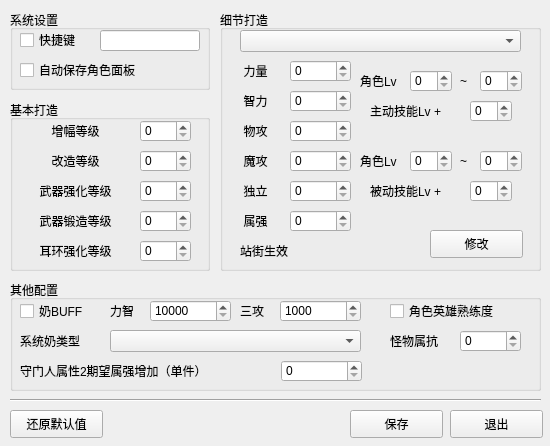
<?xml version="1.0" encoding="UTF-8"?>
<ui version="4.0">
 <class>SettingPanel</class>
 <widget class="QWidget" name="SettingPanel">
  <property name="geometry">
   <rect>
    <x>0</x>
    <y>0</y>
    <width>550</width>
    <height>446</height>
   </rect>
  </property>
  <property name="windowTitle">
   <string>设置</string>
  </property>
  <widget class="QGroupBox" name="groupBox">
   <property name="geometry">
    <rect>
     <x>10</x>
     <y>10</y>
     <width>200</width>
     <height>80</height>
    </rect>
   </property>
   <property name="title">
    <string>系统设置</string>
   </property>
   <widget class="QCheckBox" name="hotkeyCKB">
    <property name="geometry">
     <rect>
      <x>10</x>
      <y>20</y>
      <width>90</width>
      <height>20</height>
     </rect>
    </property>
    <property name="text">
     <string>快捷键</string>
    </property>
   </widget>
   <widget class="QCheckBox" name="autosaveCKB">
    <property name="geometry">
     <rect>
      <x>10</x>
      <y>50</y>
      <width>150</width>
      <height>20</height>
     </rect>
    </property>
    <property name="text">
     <string>自动保存角色面板</string>
    </property>
   </widget>
   <widget class="QLineEdit" name="hotkeyEdit">
    <property name="geometry">
     <rect>
      <x>90</x>
      <y>20</y>
      <width>100</width>
      <height>21</height>
     </rect>
    </property>
   </widget>
  </widget>
  <widget class="QGroupBox" name="groupBox_2">
   <property name="geometry">
    <rect>
     <x>10</x>
     <y>100</y>
     <width>200</width>
     <height>171</height>
    </rect>
   </property>
   <property name="title">
    <string>基本打造</string>
   </property>
   <widget class="QSpinBox" name="ampSpinBox">
    <property name="geometry">
     <rect>
      <x>130</x>
      <y>20</y>
      <width>51</width>
      <height>22</height>
     </rect>
    </property>
    <property name="maximum">
     <number>20</number>
    </property>
   </widget>
   <widget class="QLabel" name="ampLbl">
    <property name="geometry">
     <rect>
      <x>10</x>
      <y>20</y>
      <width>111</width>
      <height>22</height>
     </rect>
    </property>
    <property name="text">
     <string>增幅等级</string>
    </property>
    <property name="alignment">
     <set>Qt::AlignCenter</set>
    </property>
   </widget>
   <widget class="QSpinBox" name="wpRefoSpinBox">
    <property name="geometry">
     <rect>
      <x>130</x>
      <y>80</y>
      <width>51</width>
      <height>22</height>
     </rect>
    </property>
    <property name="maximum">
     <number>20</number>
    </property>
   </widget>
   <widget class="QLabel" name="wpRefoLbl">
    <property name="geometry">
     <rect>
      <x>10</x>
      <y>80</y>
      <width>111</width>
      <height>22</height>
     </rect>
    </property>
    <property name="text">
     <string>武器强化等级</string>
    </property>
    <property name="alignment">
     <set>Qt::AlignCenter</set>
    </property>
   </widget>
   <widget class="QSpinBox" name="refineSpinBox">
    <property name="geometry">
     <rect>
      <x>130</x>
      <y>110</y>
      <width>51</width>
      <height>22</height>
     </rect>
    </property>
    <property name="maximum">
     <number>9</number>
    </property>
   </widget>
   <widget class="QLabel" name="refineLbl">
    <property name="geometry">
     <rect>
      <x>10</x>
      <y>110</y>
      <width>111</width>
      <height>22</height>
     </rect>
    </property>
    <property name="text">
     <string>武器锻造等级</string>
    </property>
    <property name="alignment">
     <set>Qt::AlignCenter</set>
    </property>
   </widget>
   <widget class="QSpinBox" name="erRefoSpinBox">
    <property name="geometry">
     <rect>
      <x>130</x>
      <y>140</y>
      <width>51</width>
      <height>22</height>
     </rect>
    </property>
    <property name="maximum">
     <number>20</number>
    </property>
   </widget>
   <widget class="QLabel" name="erRefoLbl">
    <property name="geometry">
     <rect>
      <x>10</x>
      <y>140</y>
      <width>111</width>
      <height>22</height>
     </rect>
    </property>
    <property name="text">
     <string>耳环强化等级</string>
    </property>
    <property name="alignment">
     <set>Qt::AlignCenter</set>
    </property>
   </widget>
   <widget class="QSpinBox" name="reformSpinBox">
    <property name="geometry">
     <rect>
      <x>130</x>
      <y>50</y>
      <width>51</width>
      <height>22</height>
     </rect>
    </property>
    <property name="maximum">
     <number>20</number>
    </property>
   </widget>
   <widget class="QLabel" name="reformLbl">
    <property name="geometry">
     <rect>
      <x>10</x>
      <y>50</y>
      <width>111</width>
      <height>22</height>
     </rect>
    </property>
    <property name="text">
     <string>改造等级</string>
    </property>
    <property name="alignment">
     <set>Qt::AlignCenter</set>
    </property>
   </widget>
  </widget>
  <widget class="QGroupBox" name="groupBox_3">
   <property name="geometry">
    <rect>
     <x>220</x>
     <y>10</y>
     <width>321</width>
     <height>261</height>
    </rect>
   </property>
   <property name="title">
    <string>细节打造</string>
   </property>
   <widget class="QComboBox" name="comboBox">
    <property name="geometry">
     <rect>
      <x>20</x>
      <y>20</y>
      <width>281</width>
      <height>22</height>
     </rect>
    </property>
   </widget>
   <widget class="QPushButton" name="modifyBtn">
    <property name="geometry">
     <rect>
      <x>210</x>
      <y>220</y>
      <width>93</width>
      <height>28</height>
     </rect>
    </property>
    <property name="text">
     <string>修改</string>
    </property>
   </widget>
   <widget class="QLabel" name="STRLbl">
    <property name="geometry">
     <rect>
      <x>10</x>
      <y>50</y>
      <width>51</width>
      <height>22</height>
     </rect>
    </property>
    <property name="text">
     <string>力量</string>
    </property>
    <property name="alignment">
     <set>Qt::AlignCenter</set>
    </property>
   </widget>
   <widget class="QSpinBox" name="STRSpinBox">
    <property name="geometry">
     <rect>
      <x>70</x>
      <y>50</y>
      <width>61</width>
      <height>22</height>
     </rect>
    </property>
    <property name="maximum">
     <number>9999</number>
    </property>
   </widget>
   <widget class="QLabel" name="INTLbl">
    <property name="geometry">
     <rect>
      <x>10</x>
      <y>80</y>
      <width>51</width>
      <height>22</height>
     </rect>
    </property>
    <property name="text">
     <string>智力</string>
    </property>
    <property name="alignment">
     <set>Qt::AlignCenter</set>
    </property>
   </widget>
   <widget class="QSpinBox" name="INTSpinBox">
    <property name="geometry">
     <rect>
      <x>70</x>
      <y>80</y>
      <width>61</width>
      <height>22</height>
     </rect>
    </property>
    <property name="maximum">
     <number>9999</number>
    </property>
   </widget>
   <widget class="QLabel" name="PATKLbl">
    <property name="geometry">
     <rect>
      <x>10</x>
      <y>110</y>
      <width>51</width>
      <height>22</height>
     </rect>
    </property>
    <property name="text">
     <string>物攻</string>
    </property>
    <property name="alignment">
     <set>Qt::AlignCenter</set>
    </property>
   </widget>
   <widget class="QSpinBox" name="PATKSpinBox">
    <property name="geometry">
     <rect>
      <x>70</x>
      <y>110</y>
      <width>61</width>
      <height>22</height>
     </rect>
    </property>
    <property name="maximum">
     <number>9999</number>
    </property>
   </widget>
   <widget class="QSpinBox" name="MATKSpinBox">
    <property name="geometry">
     <rect>
      <x>70</x>
      <y>140</y>
      <width>61</width>
      <height>22</height>
     </rect>
    </property>
    <property name="maximum">
     <number>9999</number>
    </property>
   </widget>
   <widget class="QLabel" name="MATKLbl">
    <property name="geometry">
     <rect>
      <x>10</x>
      <y>140</y>
      <width>51</width>
      <height>22</height>
     </rect>
    </property>
    <property name="text">
     <string>魔攻</string>
    </property>
    <property name="alignment">
     <set>Qt::AlignCenter</set>
    </property>
   </widget>
   <widget class="QSpinBox" name="IATKSpinBox">
    <property name="geometry">
     <rect>
      <x>70</x>
      <y>170</y>
      <width>61</width>
      <height>22</height>
     </rect>
    </property>
    <property name="maximum">
     <number>9999</number>
    </property>
   </widget>
   <widget class="QLabel" name="IATKLbl">
    <property name="geometry">
     <rect>
      <x>10</x>
      <y>170</y>
      <width>51</width>
      <height>22</height>
     </rect>
    </property>
    <property name="text">
     <string>独立</string>
    </property>
    <property name="alignment">
     <set>Qt::AlignCenter</set>
    </property>
   </widget>
   <widget class="QSpinBox" name="ELESpinBox">
    <property name="geometry">
     <rect>
      <x>70</x>
      <y>200</y>
      <width>61</width>
      <height>22</height>
     </rect>
    </property>
    <property name="maximum">
     <number>9999</number>
    </property>
   </widget>
   <widget class="QLabel" name="ELELbl">
    <property name="geometry">
     <rect>
      <x>10</x>
      <y>200</y>
      <width>51</width>
      <height>22</height>
     </rect>
    </property>
    <property name="text">
     <string>属强</string>
    </property>
    <property name="alignment">
     <set>Qt::AlignCenter</set>
    </property>
   </widget>
   <widget class="QLabel" name="label">
    <property name="geometry">
     <rect>
      <x>140</x>
      <y>60</y>
      <width>51</width>
      <height>22</height>
     </rect>
    </property>
    <property name="text">
     <string>角色Lv</string>
    </property>
   </widget>
   <widget class="QSpinBox" name="activeLSpinBox">
    <property name="geometry">
     <rect>
      <x>190</x>
      <y>60</y>
      <width>42</width>
      <height>22</height>
     </rect>
    </property>
    <property name="minimum">
     <number>0</number>
    </property>
    <property name="maximum">
     <number>100</number>
    </property>
   </widget>
   <widget class="QLabel" name="label_2">
    <property name="geometry">
     <rect>
      <x>240</x>
      <y>60</y>
      <width>16</width>
      <height>22</height>
     </rect>
    </property>
    <property name="text">
     <string>~</string>
    </property>
   </widget>
   <widget class="QSpinBox" name="activeRSpinBox">
    <property name="geometry">
     <rect>
      <x>260</x>
      <y>60</y>
      <width>42</width>
      <height>22</height>
     </rect>
    </property>
    <property name="minimum">
     <number>0</number>
    </property>
    <property name="maximum">
     <number>100</number>
    </property>
   </widget>
   <widget class="QLabel" name="label_3">
    <property name="geometry">
     <rect>
      <x>150</x>
      <y>90</y>
      <width>101</width>
      <height>22</height>
     </rect>
    </property>
    <property name="text">
     <string>主动技能Lv +</string>
    </property>
   </widget>
   <widget class="QSpinBox" name="activeCSpinBox">
    <property name="geometry">
     <rect>
      <x>250</x>
      <y>90</y>
      <width>42</width>
      <height>22</height>
     </rect>
    </property>
    <property name="maximum">
     <number>10</number>
    </property>
   </widget>
   <widget class="QLabel" name="label_4">
    <property name="geometry">
     <rect>
      <x>150</x>
      <y>170</y>
      <width>101</width>
      <height>22</height>
     </rect>
    </property>
    <property name="text">
     <string>被动技能Lv +</string>
    </property>
   </widget>
   <widget class="QSpinBox" name="passiveLSpinBox">
    <property name="geometry">
     <rect>
      <x>190</x>
      <y>140</y>
      <width>42</width>
      <height>22</height>
     </rect>
    </property>
    <property name="minimum">
     <number>0</number>
    </property>
    <property name="maximum">
     <number>100</number>
    </property>
   </widget>
   <widget class="QLabel" name="label_5">
    <property name="geometry">
     <rect>
      <x>240</x>
      <y>140</y>
      <width>16</width>
      <height>22</height>
     </rect>
    </property>
    <property name="text">
     <string>~</string>
    </property>
   </widget>
   <widget class="QSpinBox" name="passiveCSpinBox">
    <property name="geometry">
     <rect>
      <x>250</x>
      <y>170</y>
      <width>42</width>
      <height>22</height>
     </rect>
    </property>
    <property name="maximum">
     <number>10</number>
    </property>
   </widget>
   <widget class="QLabel" name="label_6">
    <property name="geometry">
     <rect>
      <x>140</x>
      <y>140</y>
      <width>51</width>
      <height>22</height>
     </rect>
    </property>
    <property name="text">
     <string>角色Lv</string>
    </property>
   </widget>
   <widget class="QSpinBox" name="passiveRSpinBox">
    <property name="geometry">
     <rect>
      <x>260</x>
      <y>140</y>
      <width>42</width>
      <height>22</height>
     </rect>
    </property>
    <property name="minimum">
     <number>0</number>
    </property>
    <property name="maximum">
     <number>100</number>
    </property>
   </widget>
   <widget class="QLabel" name="isInLbl">
    <property name="geometry">
     <rect>
      <x>20</x>
      <y>230</y>
      <width>61</width>
      <height>22</height>
     </rect>
    </property>
    <property name="text">
     <string>站街生效</string>
    </property>
   </widget>
  </widget>
  <widget class="Line" name="line">
   <property name="geometry">
    <rect>
     <x>10</x>
     <y>390</y>
     <width>531</width>
     <height>20</height>
    </rect>
   </property>
   <property name="orientation">
    <enum>Qt::Horizontal</enum>
   </property>
  </widget>
  <widget class="QPushButton" name="recoverBtn">
   <property name="geometry">
    <rect>
     <x>10</x>
     <y>410</y>
     <width>93</width>
     <height>28</height>
    </rect>
   </property>
   <property name="text">
    <string>还原默认值</string>
   </property>
  </widget>
  <widget class="QPushButton" name="exitBtn">
   <property name="geometry">
    <rect>
     <x>450</x>
     <y>410</y>
     <width>93</width>
     <height>28</height>
    </rect>
   </property>
   <property name="text">
    <string>退出</string>
   </property>
  </widget>
  <widget class="QPushButton" name="saveBtn">
   <property name="geometry">
    <rect>
     <x>350</x>
     <y>410</y>
     <width>93</width>
     <height>28</height>
    </rect>
   </property>
   <property name="text">
    <string>保存</string>
   </property>
  </widget>
  <widget class="QGroupBox" name="groupBox_4">
   <property name="geometry">
    <rect>
     <x>10</x>
     <y>280</y>
     <width>531</width>
     <height>111</height>
    </rect>
   </property>
   <property name="title">
    <string>其他配置</string>
   </property>
   <widget class="QCheckBox" name="bufferCKB">
    <property name="geometry">
     <rect>
      <x>10</x>
      <y>20</y>
      <width>71</width>
      <height>22</height>
     </rect>
    </property>
    <property name="text">
     <string>奶BUFF</string>
    </property>
   </widget>
   <widget class="QLabel" name="label_7">
    <property name="geometry">
     <rect>
      <x>100</x>
      <y>20</y>
      <width>31</width>
      <height>22</height>
     </rect>
    </property>
    <property name="text">
     <string>力智</string>
    </property>
   </widget>
   <widget class="QSpinBox" name="buffAttrSpinBox">
    <property name="geometry">
     <rect>
      <x>140</x>
      <y>20</y>
      <width>81</width>
      <height>22</height>
     </rect>
    </property>
    <property name="minimum">
     <number>10000</number>
    </property>
    <property name="maximum">
     <number>99999</number>
    </property>
   </widget>
   <widget class="QLabel" name="label_8">
    <property name="geometry">
     <rect>
      <x>230</x>
      <y>20</y>
      <width>31</width>
      <height>22</height>
     </rect>
    </property>
    <property name="text">
     <string>三攻</string>
    </property>
   </widget>
   <widget class="QSpinBox" name="buffAtkSpinBox">
    <property name="geometry">
     <rect>
      <x>270</x>
      <y>20</y>
      <width>81</width>
      <height>22</height>
     </rect>
    </property>
    <property name="minimum">
     <number>1000</number>
    </property>
    <property name="maximum">
     <number>9999</number>
    </property>
   </widget>
   <widget class="QCheckBox" name="heroCKB">
    <property name="geometry">
     <rect>
      <x>380</x>
      <y>20</y>
      <width>131</width>
      <height>22</height>
     </rect>
    </property>
    <property name="text">
     <string>角色英雄熟练度</string>
    </property>
   </widget>
   <widget class="QComboBox" name="sysBufferComboBox">
    <property name="geometry">
     <rect>
      <x>100</x>
      <y>50</y>
      <width>251</width>
      <height>22</height>
     </rect>
    </property>
   </widget>
   <widget class="QLabel" name="label_9">
    <property name="geometry">
     <rect>
      <x>10</x>
      <y>50</y>
      <width>81</width>
      <height>22</height>
     </rect>
    </property>
    <property name="text">
     <string>系统奶类型</string>
    </property>
   </widget>
   <widget class="QLabel" name="label_10">
    <property name="geometry">
     <rect>
      <x>380</x>
      <y>50</y>
      <width>61</width>
      <height>22</height>
     </rect>
    </property>
    <property name="text">
     <string>怪物属抗</string>
    </property>
   </widget>
   <widget class="QSpinBox" name="antiELESpinBox">
    <property name="geometry">
     <rect>
      <x>450</x>
      <y>50</y>
      <width>61</width>
      <height>22</height>
     </rect>
    </property>
    <property name="minimum">
     <number>0</number>
    </property>
    <property name="maximum">
     <number>999</number>
    </property>
    <property name="value">
     <number>0</number>
    </property>
   </widget>
   <widget class="QLabel" name="label_11">
    <property name="geometry">
     <rect>
      <x>10</x>
      <y>80</y>
      <width>231</width>
      <height>22</height>
     </rect>
    </property>
    <property name="text">
     <string>守门人属性2期望属强增加（单件）</string>
    </property>
   </widget>
   <widget class="QSpinBox" name="guardELESpinBox">
    <property name="geometry">
     <rect>
      <x>271</x>
      <y>80</y>
      <width>81</width>
      <height>22</height>
     </rect>
    </property>
    <property name="maximum">
     <number>45</number>
    </property>
   </widget>
  </widget>
 </widget>
 <resources/>
 <connections/>
</ui>
